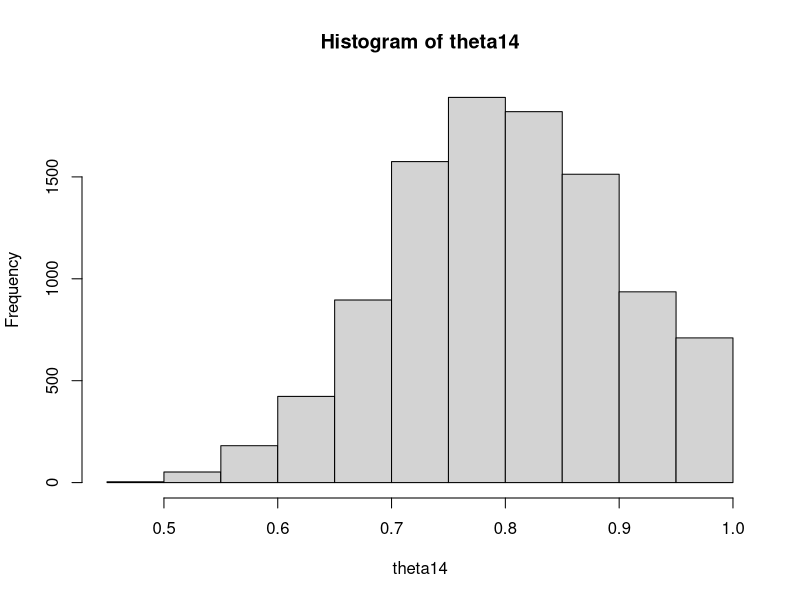
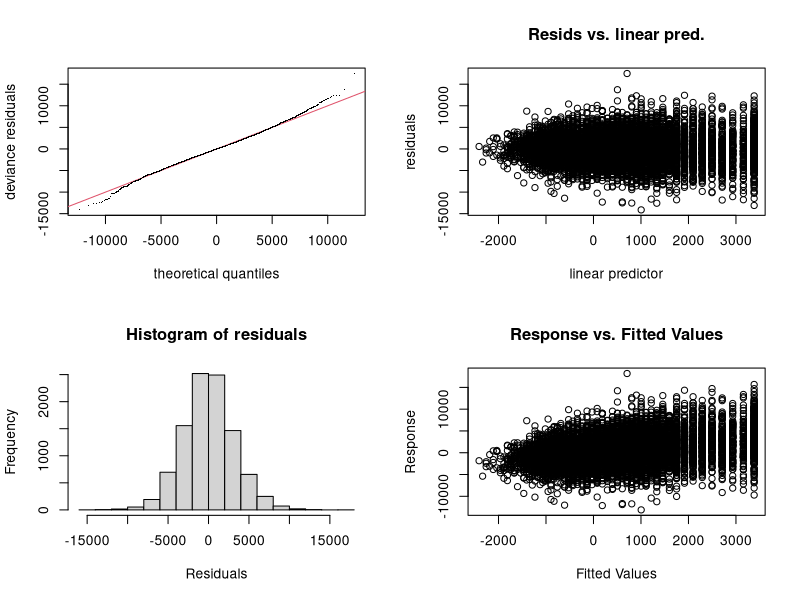
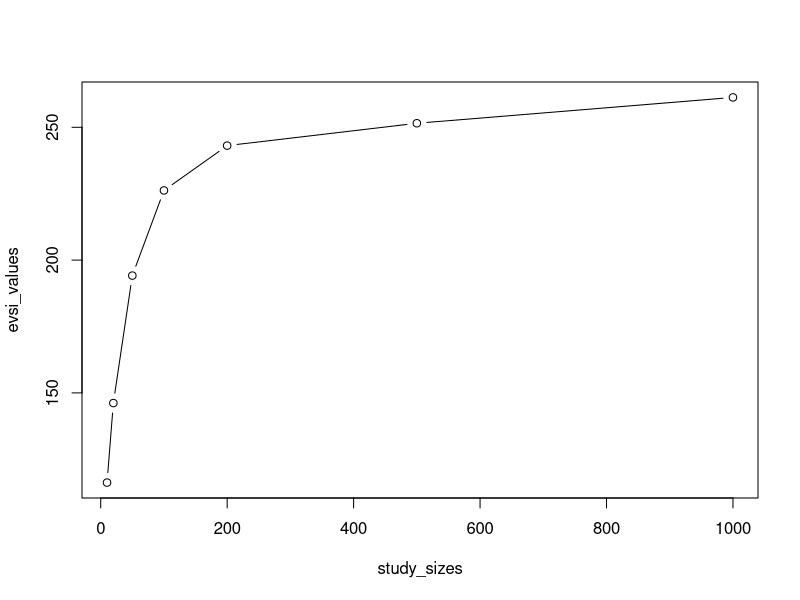
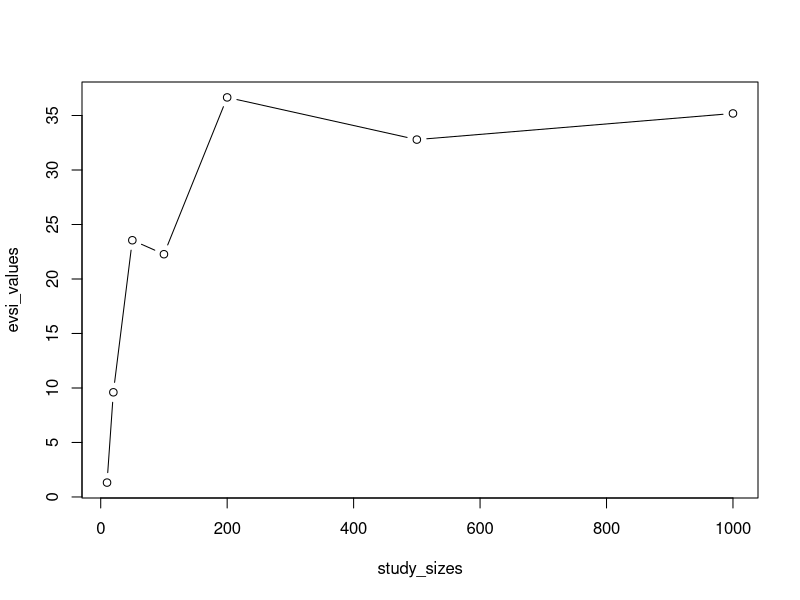
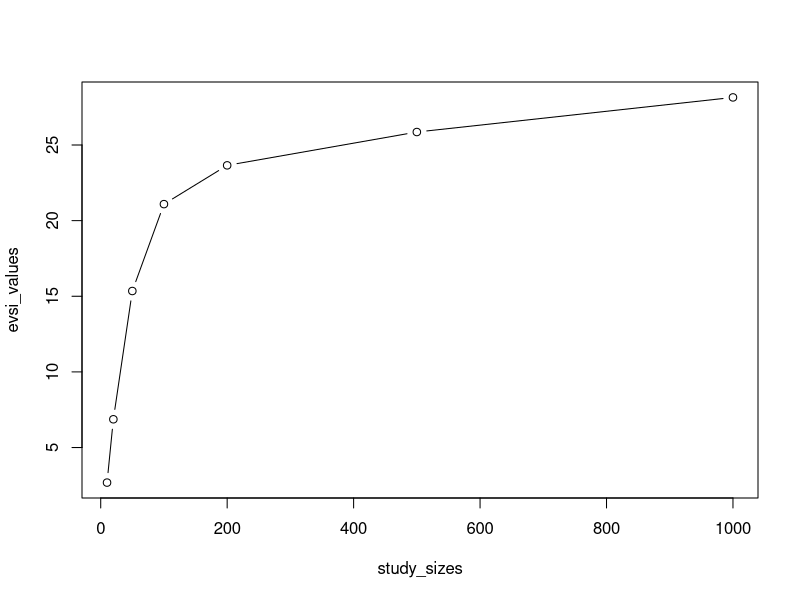
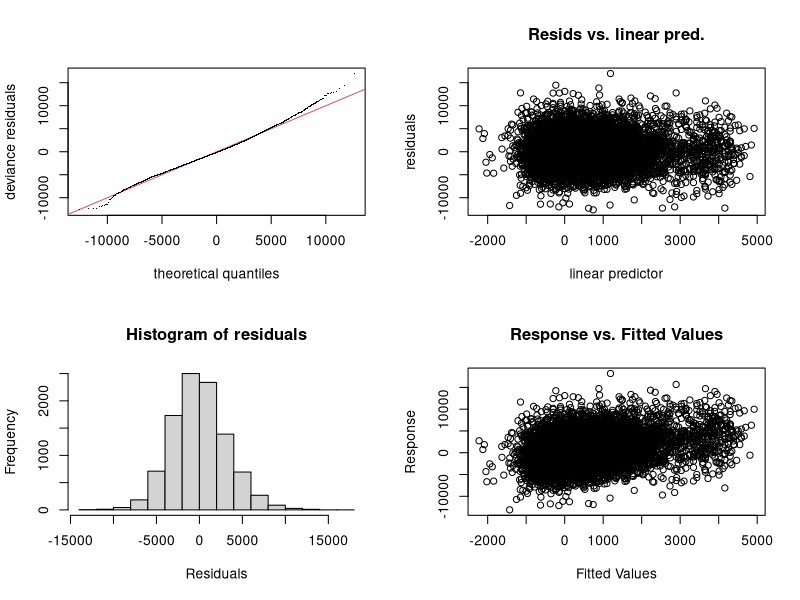
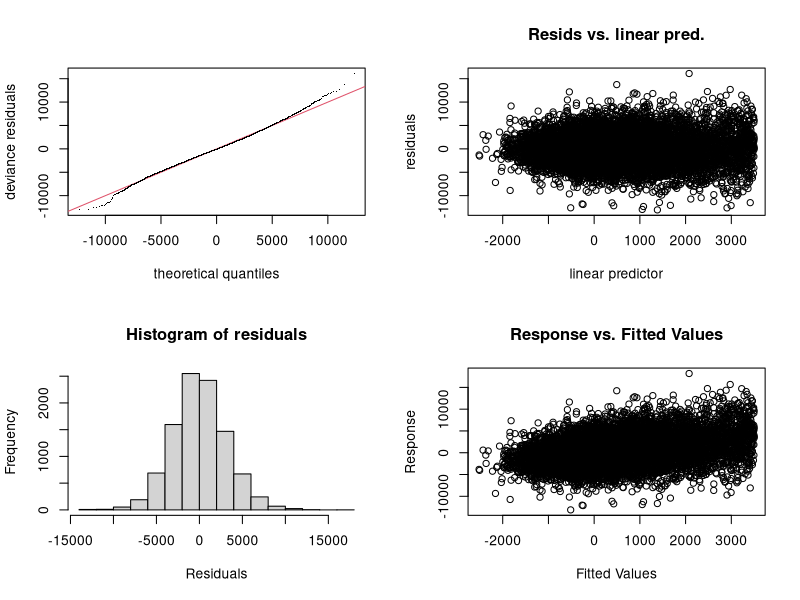
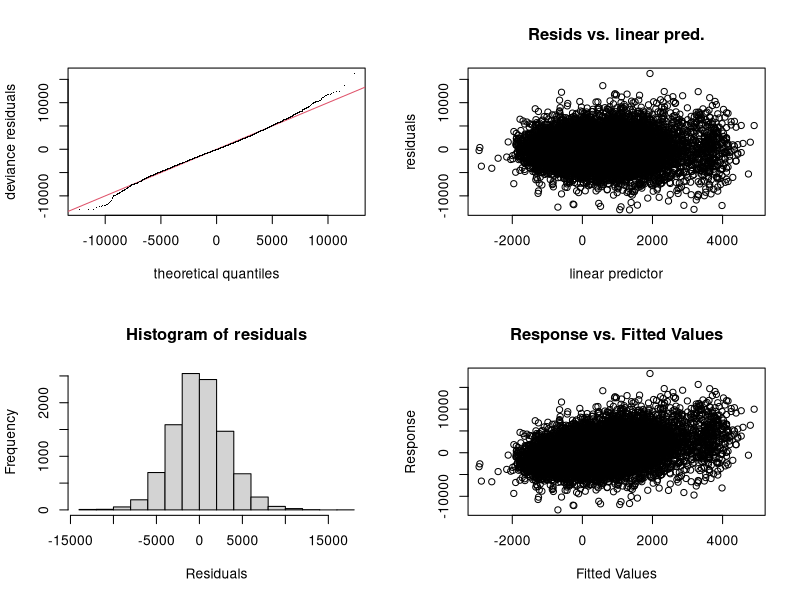

Here is the R script that generated these plots, in order:
## Load Packages
library(mgcv)

## Set the working directory
setwd(here::here("13_evsi_regression"))
# This needs to be changed to your working directory on your own computer

## Load the data
psa <- read.csv("psa_model_3.csv")
head(psa)
dim(psa)

# Extract costs, effects and the parameters
costs <- psa[, grep("costs", names(psa))]
effects <- psa[, grep("effects", names(psa))]
theta <- psa[, grep("theta", names(psa))]

# Set the willingness to pay
K <- 10000 # set K to 10000 

# Calculate net monetary benefit and incremental net benefit
nb <- effects * K - costs
inb <- nb[, 2] - nb[, 1]
colMeans(nb)
mean(inb)

## EVPI
nb <- as.data.frame(nb) # convert to data.frame so do.call works
mean(do.call(pmax, nb)) - max(colMeans(nb))

## Calculate single parameter EVPPI
# initialise a vector to hold the results. 
evppi_vector <- numeric(19)

for (i in 1:19) {
  print(i)
  parameter_of_interest <- theta[, i]
  model <- gam(inb ~ s(parameter_of_interest))
  fittedValues <- data.frame(0, fitted(model))
  evppi_vector[i] <- mean(do.call(pmax, fittedValues)) - max(colMeans(fittedValues))
}

names(evppi_vector) <- paste("theta", 1:19)
print(round(evppi_vector, 1))

### EVSI calculation
# create an object called theta14 that holds the 14th column of theta
theta14 <- theta[, 14]
theta14[1:10]
summary(theta14)

# Plot theta14
hist(theta14)

## Simulate data
# For a single dataset
set.seed(1)
N <- 100
x <- rbinom(1, N, theta14[1])
x
# summary statistic
summary.statistics <- x / N
summary.statistics

# For multiple datasets
set.seed(1)
N <- 100
x <- rbinom(10, N, theta14[1:10]) # Example for the first 10 values of theta14
summary.statistics <- x / N
summary.statistics

N <- 100
x <- rbinom(length(theta14), N, theta14) # For all the parameters
summary.statistics <- x / N

# Fit the regression model
model <- gam(inb ~ s(summary.statistics))
fittedValues <- data.frame(0, fitted(model))
evsi <- mean(do.call(pmax, fittedValues)) - max(colMeans(fittedValues))
evsi

# Check model
gam.check(model)

## Range of study sizes
set.seed(1)

evsi_values <- c() # initialise empty vector for results
study_sizes <- c(10, 20, 50, 100, 200, 500, 1000)
for (N in study_sizes) {
  print(N)
  x <- rbinom(length(theta14), N, theta14)
  summary.statistics <- x / N
  model <- gam(inb ~ s(summary.statistics))
  fittedValues <- data.frame(0, fitted(model))
  evsi <- mean(do.call(pmax, fittedValues)) - max(colMeans(fittedValues))
  evsi_values <- c(evsi_values, evsi)
}
data.frame(study_sizes, evsi_values)
plot(study_sizes, evsi_values, type = "b")

# Compare to EVPPI
evppi_vector[14]

## EVSI for theta 5
set.seed(1)
theta5 <- theta[, 5]

evsi_values <- NULL
study_sizes <- c(10, 20, 50, 100, 200, 500, 1000)
for (N in study_sizes) {
  print(N)
  x <- rbinom(length(theta5), N, theta5)
  summary.statistics <- x / N
  model <- gam(inb ~ s(summary.statistics))
  fittedValues <- data.frame(0, fitted(model))
  evsi <- mean(do.call(pmax, fittedValues)) - max(colMeans(fittedValues))
  evsi_values <- c(evsi_values, evsi)
}
data.frame(study_sizes, evsi_values)
plot(study_sizes, evsi_values, type = "b")

# Compare to EVPPI
evppi_vector[5]

## Ensuring monotonicity by replicating the data
theta5_rep <- rep(theta5, 100)
inb_rep <- rep(inb, 100)

# Calculate EVSI across sample size
set.seed(1)

evsi_values <- NULL
study_sizes <- c(10, 20, 50, 100, 200, 500, 1000)
for (N in study_sizes) {
  print(N)
  x <- rbinom(length(theta5_rep), N, theta5_rep)
  summary.statistics <- x / N
  model <- gam(inb_rep ~ s(summary.statistics))
  fittedValues <- data.frame(0, fitted(model))
  evsi <- mean(do.call(pmax, fittedValues)) - max(colMeans(fittedValues))
  evsi_values <- c(evsi_values, evsi)
}
data.frame(study_sizes, evsi_values)
plot(study_sizes, evsi_values, type = "b")

## Simulating an RCT
set.seed(1)

N_arm1 <- 100
N_arm2 <- 100

x_arm1 <- rbinom(length(theta5), N_arm1, theta5)
x_arm2 <- rbinom(length(theta14), N_arm2, theta14)

# Summarising as an RCT - only informs relative effect, i.e., log odds ratio
N_arm1_adj <- ifelse(x_arm1 == 0 | x_arm1 == N_arm1, N_arm1 + 1, N_arm1)
N_arm2_adj <- ifelse(x_arm2 == 0 | x_arm2 == N_arm2, N_arm2 + 1, N_arm2)
x_arm1_adj <- ifelse(x_arm1 == 0 | x_arm1 == N_arm1, x_arm1 + 0.5, x_arm1)
x_arm2_adj <- ifelse(x_arm2 == 0 | x_arm2 == N_arm2, x_arm2 + 0.5, x_arm2)

p_arm1_adj <- x_arm1_adj / N_arm1_adj
p_arm2_adj <- x_arm2_adj / N_arm2_adj
odds_ratio <- (p_arm1_adj / (1 - p_arm1_adj) ) / (p_arm2_adj / (1 - p_arm2_adj))
l_OR <- log(odds_ratio)

# Calculate EVSI
model_OR <- gam(inb ~ s(l_OR))
fittedValues <- data.frame(0, fitted(model_OR))
evsi <- mean(do.call(pmax, fittedValues)) - max(colMeans(fittedValues))
evsi
# Model checking
gam.check(model_OR)

# EVSI informing both absolute effects
model_p1_p2 <- gam(inb ~ te(p_arm1_adj, p_arm2_adj))
fittedValues <- data.frame(0, fitted(model_p1_p2))
evsi <- mean(do.call(pmax, fittedValues)) - max(colMeans(fittedValues))
evsi # EVSI is higher

gam.check(model_p1_p2)

# EVSI for absolute effects and log odds ratio
model_p1_p2_OR <- gam(inb ~ te(p_arm1_adj, p_arm2_adj, l_OR))
fittedValues <- data.frame(0, fitted(model_p1_p2_OR))
evsi <- mean(do.call(pmax, fittedValues)) - max(colMeans(fittedValues))
evsi # No extra information

gam.check(model_p1_p2_OR)

## EVSI for time to event data
# Simulate data
theta16 <- theta[, 16] # theta16 is the mean survivial
set.seed(1)

shape <- 0.8 # Variability specified separately
scale <- theta16[1] / gamma(1 + 1 / shape)
duration <- rweibull(10, shape, scale)
duration

# Summarise the data with median survival time
x <- numeric(length(theta16))
sample_size <- 20
set.seed(1)

for (i in 1:length(theta16)) {
  shape <- 0.8
  scale <- theta16[i] / gamma(1 + 1 / shape)
  duration <- rweibull(sample_size, shape, scale)
  x[i] <- median(duration) 
}

# Calculate EVSI
model <- gam(inb ~ s(x))
fittedValues <- data.frame(0, fitted(model))
evsi <- mean(do.call(pmax, fittedValues)) - max(colMeans(fittedValues))
evsi
# Model checking
gam.check(model)
evppi_vector[16]

# Change the sample size
x <- numeric(length(theta16))
sample_size <- 50
set.seed(1)

for (i in 1:length(theta16)) {
  shape <- 0.8
  scale <- theta16[i] / gamma(1 + 1 / shape)
  duration <- rweibull(sample_size, shape, scale)
  x[i] <- median(duration) 
}

model <- gam(inb ~ s(x))
fittedValues <- data.frame(0, fitted(model))
evsi <- mean(do.call(pmax, fittedValues)) - max(colMeans(fittedValues))
evsi

